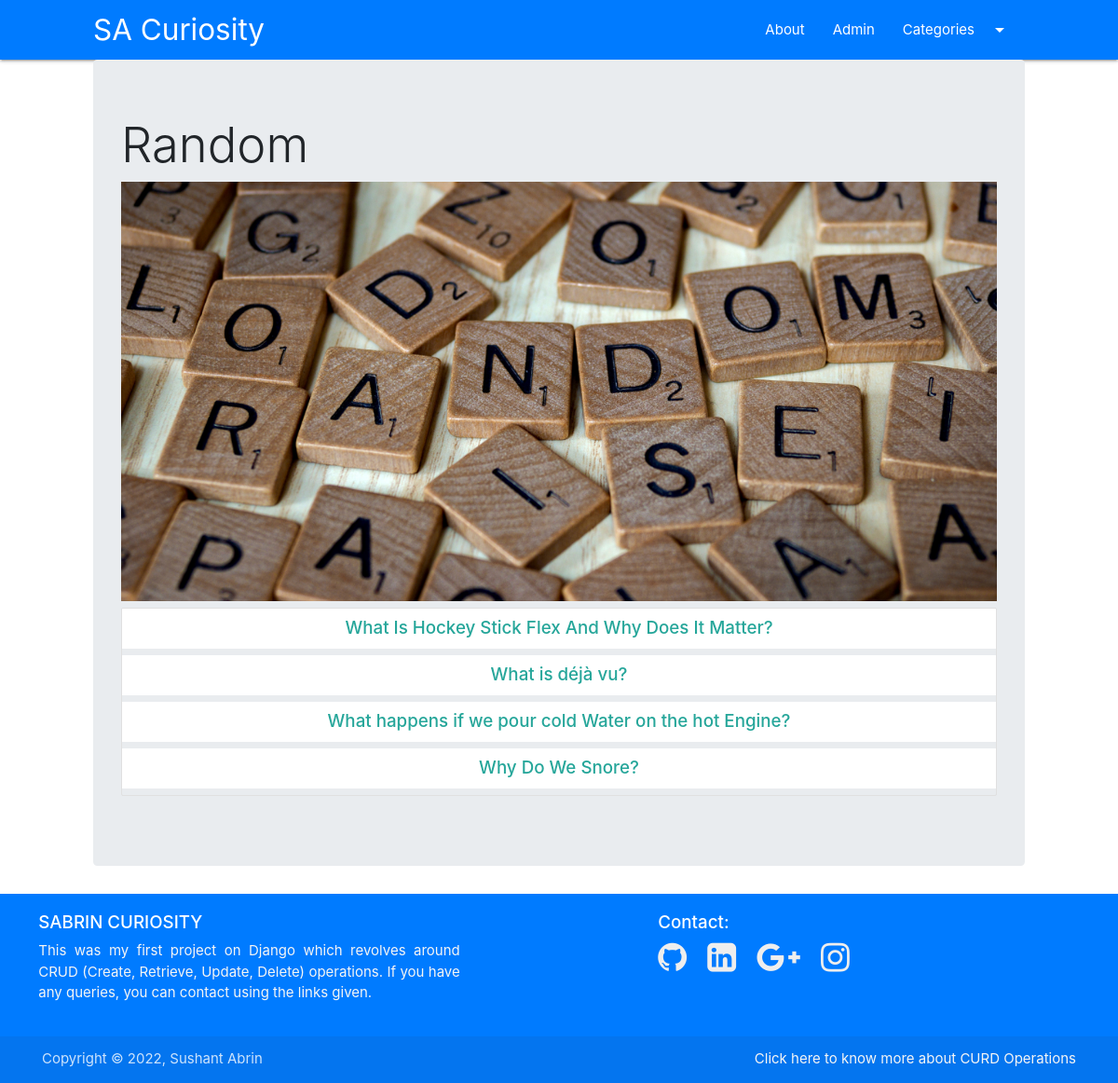
Page /category/random on the committed database.
### curiosity/models.py (models this page shows, shortened)
class Category(models.Model):
    title = models.CharField(max_length=100)
    cat_id = models.AutoField(primary_key=True)
    description = models.TextField()
    url = models.CharField(max_length=100)
    image = models.ImageField(upload_to='category/')
    date_added = models.DateTimeField(auto_now_add=True,null=True)

class Post(models.Model):
    post_id = models.AutoField(primary_key = True)
    title = models.CharField(max_length=200)
    content = HTMLField()
    url=models.CharField(max_length=100)
    cat = models.ForeignKey(Category,on_delete=models.CASCADE)
    image = models.ImageField(upload_to='post/')
    date_added = models.DateTimeField(auto_now_add=True,null=True)

### curiosity/views.py (the view)
# urls.py: path('category/<slug:url>',category)
def category(request,url):
    cat = Category.objects.get(url=url)
    posts = Post.objects.filter(cat=cat)
    return render(request,"category.html",{'cat':cat, 'posts':posts})

### templates/category.html (shortened to what this page needs)
{%extends 'base.html'%}
{%block content%}
<div class="jumbotron">
  <h1 class="display-4">{{cat.title}}</h1>
  <center>
    <img src="/media/{{cat.image}}" class="responsive-img" style="max-height:450px;width:100%;object-fit:cover;" alt="">
    <div class="collection">
          {% for p in posts%}
           <h5><a href="/curiosity/{{p.url}}" class="collection-item">{{p.title}}</a></h5>
           {%empty%}
           <h5 style="color:grey;">No posts in this category</h5>
           {%endfor%}
    </div>
</div>
{%endblock%}

### rows in the picture
Category: title "Random", image (picture)
Post: title "What Is Hockey Stick Flex And Why Does It Matter?"
Post: title "What is déjà vu?"
Post: title "What happens if we pour cold Water on the hot Engine?"
Post: title "Why Do We Snore?"
